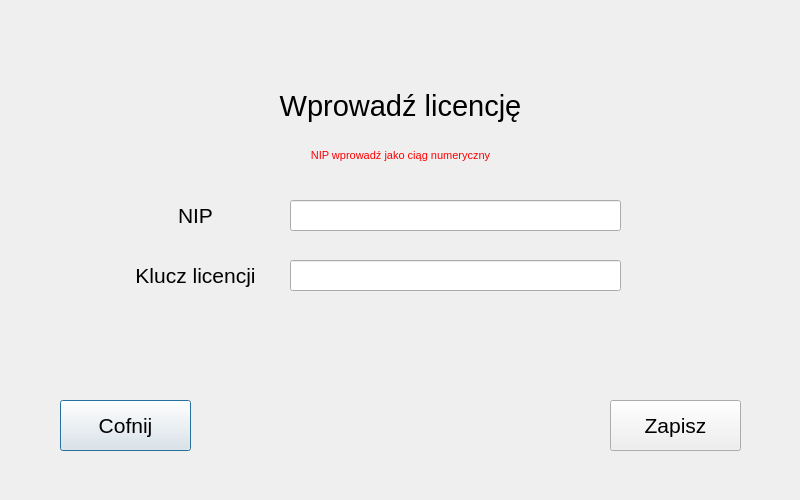
<?xml version="1.0" encoding="UTF-8"?>
<ui version="4.0">
 <class>Dialog</class>
 <widget class="QDialog" name="Dialog">
  <property name="geometry">
   <rect>
    <x>0</x>
    <y>0</y>
    <width>800</width>
    <height>500</height>
   </rect>
  </property>
  <property name="windowTitle">
   <string>Dialog</string>
  </property>
  <property name="styleSheet">
   <string notr="true"/>
  </property>
  <widget class="QLabel" name="licenseLabel">
   <property name="geometry">
    <rect>
     <x>0</x>
     <y>80</y>
     <width>801</width>
     <height>51</height>
    </rect>
   </property>
   <property name="font">
    <font>
     <pointsize>22</pointsize>
    </font>
   </property>
   <property name="text">
    <string>Wprowadź licencję</string>
   </property>
   <property name="alignment">
    <set>Qt::AlignCenter</set>
   </property>
  </widget>
  <widget class="QLabel" name="NipLabel">
   <property name="geometry">
    <rect>
     <x>100</x>
     <y>200</y>
     <width>191</width>
     <height>31</height>
    </rect>
   </property>
   <property name="font">
    <font>
     <pointsize>16</pointsize>
    </font>
   </property>
   <property name="text">
    <string>NIP</string>
   </property>
   <property name="alignment">
    <set>Qt::AlignCenter</set>
   </property>
  </widget>
  <widget class="QLabel" name="keyLabel">
   <property name="geometry">
    <rect>
     <x>100</x>
     <y>260</y>
     <width>191</width>
     <height>31</height>
    </rect>
   </property>
   <property name="font">
    <font>
     <pointsize>16</pointsize>
    </font>
   </property>
   <property name="text">
    <string>Klucz licencji</string>
   </property>
   <property name="alignment">
    <set>Qt::AlignCenter</set>
   </property>
  </widget>
  <widget class="QLineEdit" name="NipEdit">
   <property name="geometry">
    <rect>
     <x>290</x>
     <y>200</y>
     <width>331</width>
     <height>31</height>
    </rect>
   </property>
   <property name="font">
    <font>
     <pointsize>16</pointsize>
    </font>
   </property>
   <property name="text">
    <string/>
   </property>
  </widget>
  <widget class="QLineEdit" name="keylicenseEdit">
   <property name="geometry">
    <rect>
     <x>290</x>
     <y>260</y>
     <width>331</width>
     <height>31</height>
    </rect>
   </property>
   <property name="font">
    <font>
     <pointsize>16</pointsize>
    </font>
   </property>
   <property name="text">
    <string/>
   </property>
  </widget>
  <widget class="QPushButton" name="backButton">
   <property name="geometry">
    <rect>
     <x>60</x>
     <y>400</y>
     <width>131</width>
     <height>51</height>
    </rect>
   </property>
   <property name="font">
    <font>
     <pointsize>16</pointsize>
    </font>
   </property>
   <property name="text">
    <string>Cofnij</string>
   </property>
  </widget>
  <widget class="QPushButton" name="saveButton">
   <property name="geometry">
    <rect>
     <x>610</x>
     <y>400</y>
     <width>131</width>
     <height>51</height>
    </rect>
   </property>
   <property name="font">
    <font>
     <pointsize>16</pointsize>
    </font>
   </property>
   <property name="text">
    <string>Zapisz</string>
   </property>
  </widget>
  <widget class="QLabel" name="NipLabel_2">
   <property name="geometry">
    <rect>
     <x>0</x>
     <y>140</y>
     <width>801</width>
     <height>31</height>
    </rect>
   </property>
   <property name="font">
    <font>
     <pointsize>8</pointsize>
    </font>
   </property>
   <property name="text">
    <string>&lt;html&gt;&lt;head/&gt;&lt;body&gt;&lt;p&gt;&lt;span style=&quot; color:#ff0000;&quot;&gt;NIP wprowadź jako ciąg numeryczny&lt;/span&gt;&lt;/p&gt;&lt;/body&gt;&lt;/html&gt;</string>
   </property>
   <property name="alignment">
    <set>Qt::AlignCenter</set>
   </property>
  </widget>
 </widget>
 <resources/>
 <connections/>
</ui>
